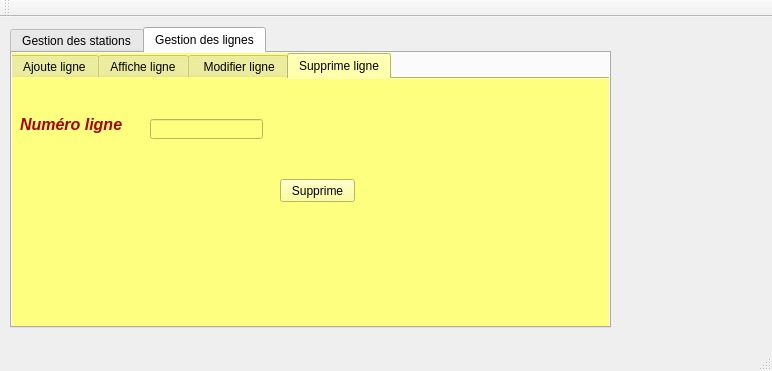
<?xml version="1.0" encoding="UTF-8"?>
<ui version="4.0">
 <class>MainWindow</class>
 <widget class="QMainWindow" name="MainWindow">
  <property name="geometry">
   <rect>
    <x>0</x>
    <y>0</y>
    <width>772</width>
    <height>371</height>
   </rect>
  </property>
  <property name="windowTitle">
   <string>Gestion des étudiants</string>
  </property>
  <widget class="QWidget" name="centralWidget">
   <widget class="QTabWidget" name="tabWidget_2">
    <property name="geometry">
     <rect>
      <x>10</x>
      <y>10</y>
      <width>601</width>
      <height>301</height>
     </rect>
    </property>
    <property name="currentIndex">
     <number>1</number>
    </property>
    <widget class="QWidget" name="tab_4">
     <attribute name="title">
      <string>Gestion des stations</string>
     </attribute>
     <widget class="QTabWidget" name="tabWidget">
      <property name="geometry">
       <rect>
        <x>10</x>
        <y>10</y>
        <width>521</width>
        <height>271</height>
       </rect>
      </property>
      <property name="styleSheet">
       <string notr="true">background-color:rgb(255, 255, 127)</string>
      </property>
      <property name="currentIndex">
       <number>3</number>
      </property>
      <widget class="QWidget" name="Station">
       <attribute name="title">
        <string>Ajouter une station</string>
       </attribute>
       <widget class="QLabel" name="label">
        <property name="geometry">
         <rect>
          <x>20</x>
          <y>30</y>
          <width>111</width>
          <height>16</height>
         </rect>
        </property>
        <property name="text">
         <string>&lt;html&gt;&lt;head/&gt;&lt;body&gt;&lt;p&gt;&lt;span style=&quot; font-size:12pt; font-weight:600; font-style:italic; color:#c80b27;&quot;&gt;Num_station&lt;/span&gt;&lt;/p&gt;&lt;/body&gt;&lt;/html&gt;</string>
        </property>
       </widget>
       <widget class="QLabel" name="label_2">
        <property name="geometry">
         <rect>
          <x>20</x>
          <y>90</y>
          <width>81</width>
          <height>21</height>
         </rect>
        </property>
        <property name="text">
         <string>&lt;html&gt;&lt;head/&gt;&lt;body&gt;&lt;p&gt;&lt;span style=&quot; font-size:12pt; font-weight:600; font-style:italic; color:#c8104a;&quot;&gt;Type&lt;/span&gt;&lt;/p&gt;&lt;/body&gt;&lt;/html&gt;</string>
        </property>
       </widget>
       <widget class="QLabel" name="label_3">
        <property name="geometry">
         <rect>
          <x>20</x>
          <y>150</y>
          <width>91</width>
          <height>31</height>
         </rect>
        </property>
        <property name="text">
         <string>&lt;html&gt;&lt;head/&gt;&lt;body&gt;&lt;p&gt;&lt;span style=&quot; font-size:12pt; font-weight:600; font-style:italic; color:#c80932;&quot;&gt;Num_ligne&lt;/span&gt;&lt;/p&gt;&lt;/body&gt;&lt;/html&gt;</string>
        </property>
       </widget>
       <widget class="QLineEdit" name="lineEdit_num_station">
        <property name="geometry">
         <rect>
          <x>140</x>
          <y>30</y>
          <width>131</width>
          <height>20</height>
         </rect>
        </property>
       </widget>
       <widget class="QLineEdit" name="lineEdit_type">
        <property name="geometry">
         <rect>
          <x>140</x>
          <y>90</y>
          <width>131</width>
          <height>20</height>
         </rect>
        </property>
       </widget>
       <widget class="QLineEdit" name="lineEdit_num_ligne">
        <property name="geometry">
         <rect>
          <x>140</x>
          <y>150</y>
          <width>131</width>
          <height>20</height>
         </rect>
        </property>
       </widget>
       <widget class="QPushButton" name="pb_ajouter">
        <property name="geometry">
         <rect>
          <x>350</x>
          <y>200</y>
          <width>75</width>
          <height>23</height>
         </rect>
        </property>
        <property name="text">
         <string>Ajouter</string>
        </property>
       </widget>
       <widget class="QLineEdit" name="lineEdit_nom">
        <property name="geometry">
         <rect>
          <x>140</x>
          <y>200</y>
          <width>131</width>
          <height>20</height>
         </rect>
        </property>
       </widget>
       <widget class="QLabel" name="label_5">
        <property name="geometry">
         <rect>
          <x>20</x>
          <y>200</y>
          <width>47</width>
          <height>21</height>
         </rect>
        </property>
        <property name="text">
         <string>&lt;html&gt;&lt;head/&gt;&lt;body&gt;&lt;p&gt;&lt;span style=&quot; font-size:12pt; font-weight:600; font-style:italic; color:#c8082b;&quot;&gt;nom&lt;/span&gt;&lt;/p&gt;&lt;/body&gt;&lt;/html&gt;</string>
        </property>
       </widget>
       <zorder>label</zorder>
       <zorder>label_2</zorder>
       <zorder>label_3</zorder>
       <zorder>lineEdit_num_station</zorder>
       <zorder>lineEdit_type</zorder>
       <zorder>lineEdit_num_ligne</zorder>
       <zorder>lineEdit_nom</zorder>
       <zorder>label_5</zorder>
       <zorder>pb_ajouter</zorder>
      </widget>
      <widget class="QWidget" name="tab_2">
       <attribute name="title">
        <string>Afficher les stations</string>
       </attribute>
       <widget class="QTableView" name="tab_station">
        <property name="geometry">
         <rect>
          <x>10</x>
          <y>10</y>
          <width>341</width>
          <height>171</height>
         </rect>
        </property>
        <property name="styleSheet">
         <string notr="true">background-color:rgb(255, 255, 127)</string>
        </property>
       </widget>
      </widget>
      <widget class="QWidget" name="tab_3">
       <attribute name="title">
        <string>Supprimer une station</string>
       </attribute>
       <widget class="QLineEdit" name="lineEdit_num_station_2">
        <property name="geometry">
         <rect>
          <x>140</x>
          <y>30</y>
          <width>113</width>
          <height>20</height>
         </rect>
        </property>
       </widget>
       <widget class="QLabel" name="label_4">
        <property name="geometry">
         <rect>
          <x>20</x>
          <y>30</y>
          <width>111</width>
          <height>16</height>
         </rect>
        </property>
        <property name="text">
         <string>&lt;html&gt;&lt;head/&gt;&lt;body&gt;&lt;p&gt;&lt;span style=&quot; font-size:12pt; font-weight:600; font-style:italic; color:#c80e2a;&quot;&gt;Num_station&lt;/span&gt;&lt;/p&gt;&lt;/body&gt;&lt;/html&gt;</string>
        </property>
       </widget>
       <widget class="QPushButton" name="pb_supprimer">
        <property name="geometry">
         <rect>
          <x>330</x>
          <y>70</y>
          <width>75</width>
          <height>23</height>
         </rect>
        </property>
        <property name="text">
         <string>Supprimer</string>
        </property>
       </widget>
      </widget>
      <widget class="QWidget" name="tab">
       <attribute name="title">
        <string>Modifier</string>
       </attribute>
       <widget class="QLabel" name="label_10">
        <property name="geometry">
         <rect>
          <x>20</x>
          <y>30</y>
          <width>111</width>
          <height>16</height>
         </rect>
        </property>
        <property name="text">
         <string>&lt;html&gt;&lt;head/&gt;&lt;body&gt;&lt;p&gt;&lt;span style=&quot; font-size:12pt; font-weight:600; font-style:italic; color:#c80721;&quot;&gt;Num station&lt;/span&gt;&lt;/p&gt;&lt;/body&gt;&lt;/html&gt;</string>
        </property>
       </widget>
       <widget class="QLineEdit" name="num_station_m">
        <property name="geometry">
         <rect>
          <x>170</x>
          <y>30</y>
          <width>113</width>
          <height>20</height>
         </rect>
        </property>
       </widget>
       <widget class="QLabel" name="label_11">
        <property name="geometry">
         <rect>
          <x>20</x>
          <y>90</y>
          <width>101</width>
          <height>20</height>
         </rect>
        </property>
        <property name="text">
         <string>&lt;html&gt;&lt;head/&gt;&lt;body&gt;&lt;p&gt;&lt;span style=&quot; font-size:12pt; font-weight:600; font-style:italic; color:#c81047;&quot;&gt;Type&lt;/span&gt;&lt;/p&gt;&lt;/body&gt;&lt;/html&gt;</string>
        </property>
       </widget>
       <widget class="QLabel" name="label_12">
        <property name="geometry">
         <rect>
          <x>26</x>
          <y>140</y>
          <width>81</width>
          <height>20</height>
         </rect>
        </property>
        <property name="text">
         <string>&lt;html&gt;&lt;head/&gt;&lt;body&gt;&lt;p&gt;&lt;span style=&quot; font-size:12pt; font-weight:600; font-style:italic; color:#c80b37;&quot;&gt;Nom&lt;/span&gt;&lt;/p&gt;&lt;/body&gt;&lt;/html&gt;</string>
        </property>
       </widget>
       <widget class="QLabel" name="label_13">
        <property name="geometry">
         <rect>
          <x>20</x>
          <y>190</y>
          <width>101</width>
          <height>20</height>
         </rect>
        </property>
        <property name="text">
         <string>&lt;html&gt;&lt;head/&gt;&lt;body&gt;&lt;p&gt;&lt;span style=&quot; font-size:12pt; font-weight:600; font-style:italic; color:#c80822;&quot;&gt;Num_ligne&lt;/span&gt;&lt;/p&gt;&lt;/body&gt;&lt;/html&gt;</string>
        </property>
       </widget>
       <widget class="QLineEdit" name="type_m">
        <property name="geometry">
         <rect>
          <x>170</x>
          <y>80</y>
          <width>113</width>
          <height>20</height>
         </rect>
        </property>
       </widget>
       <widget class="QLineEdit" name="nom_m">
        <property name="geometry">
         <rect>
          <x>170</x>
          <y>130</y>
          <width>113</width>
          <height>20</height>
         </rect>
        </property>
       </widget>
       <widget class="QLineEdit" name="num_ligne_m">
        <property name="geometry">
         <rect>
          <x>170</x>
          <y>180</y>
          <width>113</width>
          <height>20</height>
         </rect>
        </property>
       </widget>
       <widget class="QPushButton" name="pb_modifier">
        <property name="geometry">
         <rect>
          <x>400</x>
          <y>180</y>
          <width>75</width>
          <height>23</height>
         </rect>
        </property>
        <property name="text">
         <string>Modifier</string>
        </property>
       </widget>
      </widget>
     </widget>
    </widget>
    <widget class="QWidget" name="tab_5">
     <attribute name="title">
      <string>Gestion des lignes</string>
     </attribute>
     <widget class="QLabel" name="label_6">
      <property name="geometry">
       <rect>
        <x>40</x>
        <y>40</y>
        <width>47</width>
        <height>13</height>
       </rect>
      </property>
      <property name="text">
       <string/>
      </property>
     </widget>
     <widget class="QTabWidget" name="tab_8">
      <property name="geometry">
       <rect>
        <x>-4</x>
        <y>0</y>
        <width>611</width>
        <height>291</height>
       </rect>
      </property>
      <property name="styleSheet">
       <string notr="true">background-color:rgb(255, 255, 127)</string>
      </property>
      <property name="currentIndex">
       <number>3</number>
      </property>
      <widget class="QWidget" name="tab_6">
       <attribute name="title">
        <string> Ajoute ligne</string>
       </attribute>
       <widget class="QLineEdit" name="num">
        <property name="geometry">
         <rect>
          <x>140</x>
          <y>50</y>
          <width>113</width>
          <height>20</height>
         </rect>
        </property>
       </widget>
       <widget class="QLineEdit" name="depart">
        <property name="geometry">
         <rect>
          <x>140</x>
          <y>90</y>
          <width>113</width>
          <height>20</height>
         </rect>
        </property>
       </widget>
       <widget class="QLabel" name="label_7">
        <property name="geometry">
         <rect>
          <x>0</x>
          <y>40</y>
          <width>121</width>
          <height>31</height>
         </rect>
        </property>
        <property name="text">
         <string>&lt;html&gt;&lt;head/&gt;&lt;body&gt;&lt;p&gt;&lt;span style=&quot; font-size:12pt; font-weight:600; font-style:italic; color:#c80c3e;&quot;&gt;Num ligne&lt;/span&gt;&lt;/p&gt;&lt;/body&gt;&lt;/html&gt;</string>
        </property>
       </widget>
       <widget class="QLabel" name="label_8">
        <property name="geometry">
         <rect>
          <x>10</x>
          <y>90</y>
          <width>121</width>
          <height>20</height>
         </rect>
        </property>
        <property name="text">
         <string>&lt;html&gt;&lt;head/&gt;&lt;body&gt;&lt;p&gt;&lt;span style=&quot; font-size:12pt; font-weight:600; font-style:italic; color:#c80b43;&quot;&gt;Départ&lt;/span&gt;&lt;/p&gt;&lt;/body&gt;&lt;/html&gt;</string>
        </property>
       </widget>
       <widget class="QLabel" name="label_9">
        <property name="geometry">
         <rect>
          <x>10</x>
          <y>120</y>
          <width>61</width>
          <height>20</height>
         </rect>
        </property>
        <property name="text">
         <string>&lt;html&gt;&lt;head/&gt;&lt;body&gt;&lt;p&gt;&lt;span style=&quot; font-size:12pt; font-weight:600; font-style:italic; color:#c80731;&quot;&gt;Arrivée&lt;/span&gt;&lt;/p&gt;&lt;/body&gt;&lt;/html&gt;</string>
        </property>
       </widget>
       <widget class="QPushButton" name="pb_ajouter_p">
        <property name="geometry">
         <rect>
          <x>290</x>
          <y>150</y>
          <width>81</width>
          <height>21</height>
         </rect>
        </property>
        <property name="text">
         <string>ajouter</string>
        </property>
       </widget>
       <widget class="QLineEdit" name="arrive">
        <property name="geometry">
         <rect>
          <x>140</x>
          <y>120</y>
          <width>113</width>
          <height>20</height>
         </rect>
        </property>
       </widget>
       <widget class="QLabel" name="label_17">
        <property name="geometry">
         <rect>
          <x>0</x>
          <y>150</y>
          <width>81</width>
          <height>16</height>
         </rect>
        </property>
        <property name="text">
         <string>&lt;html&gt;&lt;head/&gt;&lt;body&gt;&lt;p&gt;&lt;span style=&quot; font-size:12pt; font-weight:600; font-style:italic; color:#c80d35;&quot;&gt;Num bus&lt;/span&gt;&lt;/p&gt;&lt;/body&gt;&lt;/html&gt;</string>
        </property>
       </widget>
       <widget class="QLineEdit" name="num_bus">
        <property name="geometry">
         <rect>
          <x>140</x>
          <y>150</y>
          <width>113</width>
          <height>20</height>
         </rect>
        </property>
       </widget>
      </widget>
      <widget class="QWidget" name="tab_9">
       <attribute name="title">
        <string>Affiche ligne</string>
       </attribute>
       <widget class="QTableView" name="tab_ligne">
        <property name="geometry">
         <rect>
          <x>5</x>
          <y>10</y>
          <width>261</width>
          <height>151</height>
         </rect>
        </property>
       </widget>
      </widget>
      <widget class="QWidget" name="tab_10">
       <attribute name="title">
        <string> Modifier ligne</string>
       </attribute>
       <widget class="QLabel" name="label_14">
        <property name="geometry">
         <rect>
          <x>10</x>
          <y>20</y>
          <width>111</width>
          <height>21</height>
         </rect>
        </property>
        <property name="text">
         <string>&lt;html&gt;&lt;head/&gt;&lt;body&gt;&lt;p&gt;&lt;span style=&quot; font-size:12pt; font-weight:600; font-style:italic; color:#aa0000;&quot;&gt;Numéro ligne&lt;/span&gt;&lt;/p&gt;&lt;/body&gt;&lt;/html&gt;</string>
        </property>
       </widget>
       <widget class="QLabel" name="label_15">
        <property name="geometry">
         <rect>
          <x>10</x>
          <y>70</y>
          <width>91</width>
          <height>16</height>
         </rect>
        </property>
        <property name="text">
         <string>&lt;html&gt;&lt;head/&gt;&lt;body&gt;&lt;p&gt;&lt;span style=&quot; font-size:12pt; font-weight:600; font-style:italic; color:#aa0000;&quot;&gt;Arrivée&lt;/span&gt;&lt;/p&gt;&lt;/body&gt;&lt;/html&gt;</string>
        </property>
       </widget>
       <widget class="QLabel" name="label_16">
        <property name="geometry">
         <rect>
          <x>10</x>
          <y>100</y>
          <width>71</width>
          <height>21</height>
         </rect>
        </property>
        <property name="text">
         <string>&lt;html&gt;&lt;head/&gt;&lt;body&gt;&lt;p&gt;&lt;span style=&quot; font-size:12pt; font-weight:600; font-style:italic; color:#aa0000;&quot;&gt;Départ&lt;/span&gt;&lt;/p&gt;&lt;/body&gt;&lt;/html&gt;</string>
        </property>
       </widget>
       <widget class="QLineEdit" name="lineEdit_num_m">
        <property name="geometry">
         <rect>
          <x>130</x>
          <y>20</y>
          <width>113</width>
          <height>20</height>
         </rect>
        </property>
       </widget>
       <widget class="QLineEdit" name="lineEdit_arrive_m">
        <property name="geometry">
         <rect>
          <x>130</x>
          <y>70</y>
          <width>113</width>
          <height>20</height>
         </rect>
        </property>
       </widget>
       <widget class="QLineEdit" name="lineEdit_depart_m">
        <property name="geometry">
         <rect>
          <x>130</x>
          <y>100</y>
          <width>113</width>
          <height>20</height>
         </rect>
        </property>
       </widget>
       <widget class="QLabel" name="label_18">
        <property name="geometry">
         <rect>
          <x>10</x>
          <y>140</y>
          <width>81</width>
          <height>16</height>
         </rect>
        </property>
        <property name="text">
         <string>&lt;html&gt;&lt;head/&gt;&lt;body&gt;&lt;p&gt;&lt;span style=&quot; font-size:12pt; font-weight:600; font-style:italic; color:#aa0000;&quot;&gt;Num_bus&lt;/span&gt;&lt;/p&gt;&lt;/body&gt;&lt;/html&gt;</string>
        </property>
       </widget>
       <widget class="QLineEdit" name="lineEdit_num_bus_m">
        <property name="geometry">
         <rect>
          <x>130</x>
          <y>140</y>
          <width>113</width>
          <height>20</height>
         </rect>
        </property>
       </widget>
       <widget class="QPushButton" name="pb_modifier_p">
        <property name="geometry">
         <rect>
          <x>280</x>
          <y>130</y>
          <width>75</width>
          <height>23</height>
         </rect>
        </property>
        <property name="text">
         <string>Modifier</string>
        </property>
       </widget>
      </widget>
      <widget class="QWidget" name="tab_7">
       <attribute name="title">
        <string>Supprime ligne</string>
       </attribute>
       <widget class="QLabel" name="label_19">
        <property name="geometry">
         <rect>
          <x>10</x>
          <y>30</y>
          <width>121</width>
          <height>31</height>
         </rect>
        </property>
        <property name="text">
         <string>&lt;html&gt;&lt;head/&gt;&lt;body&gt;&lt;p&gt;&lt;span style=&quot; font-size:12pt; font-weight:600; font-style:italic; color:#aa0000;&quot;&gt;Numéro ligne&lt;/span&gt;&lt;/p&gt;&lt;/body&gt;&lt;/html&gt;</string>
        </property>
       </widget>
       <widget class="QLineEdit" name="sup">
        <property name="geometry">
         <rect>
          <x>140</x>
          <y>40</y>
          <width>113</width>
          <height>20</height>
         </rect>
        </property>
       </widget>
       <widget class="QPushButton" name="pb_supprime_2">
        <property name="geometry">
         <rect>
          <x>270</x>
          <y>100</y>
          <width>75</width>
          <height>23</height>
         </rect>
        </property>
        <property name="text">
         <string>Supprime</string>
        </property>
       </widget>
      </widget>
     </widget>
    </widget>
   </widget>
  </widget>
  <widget class="QMenuBar" name="menuBar">
   <property name="geometry">
    <rect>
     <x>0</x>
     <y>0</y>
     <width>772</width>
     <height>21</height>
    </rect>
   </property>
  </widget>
  <widget class="QToolBar" name="mainToolBar">
   <attribute name="toolBarArea">
    <enum>TopToolBarArea</enum>
   </attribute>
   <attribute name="toolBarBreak">
    <bool>false</bool>
   </attribute>
  </widget>
  <widget class="QStatusBar" name="statusBar"/>
 </widget>
 <layoutdefault spacing="6" margin="11"/>
 <resources/>
 <connections/>
</ui>
